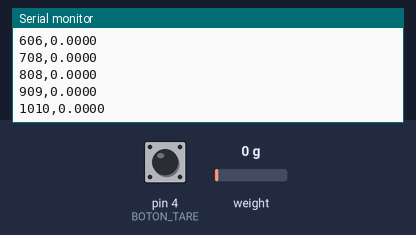
A sketch run on a simulated Arduino Uno, built with avr-gcc and run on an emulated ATmega328P. On the bench: the last lines printed to the serial monitor. The inputs (shaded band) are chosen by the test bench; at power-on: pin 4 (BOTON_TARE) HIGH, weight on the scale 0 g.

Above: at 2.2 s.
2.3 s: pin 4 (BOTON_TARE) pulled LOW for 0.15 s
At 3.4 s:
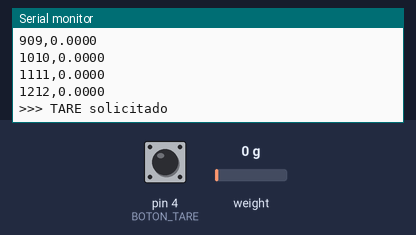
3.9 s: weight on the scale set to 100 g
At 4.02 s:
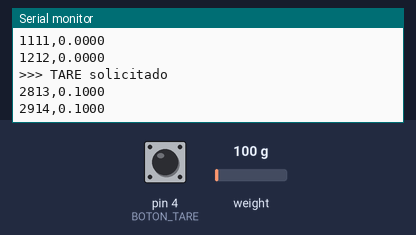
5.4 s: pin 4 (BOTON_TARE) pulled LOW for 1 s
At 6.3 s:
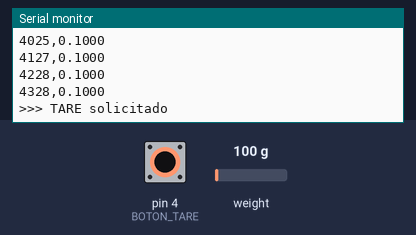
7.9 s: weight on the scale set to 1250 g
At 7.94 s:
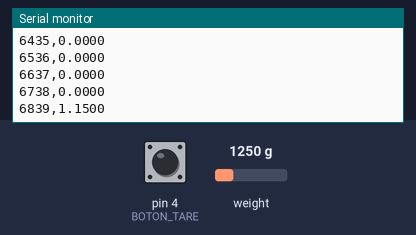
Timing chart, 0 to 10.4 s (numbered marks = the images above; inputs shaded):
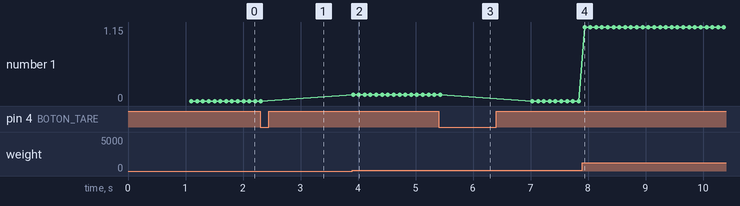

Measured:
- after the input at 2.3 s, the serial monitor: prints a new line at once (image 1)
- after the input at 3.9 s, the serial monitor: prints a new line at once (image 2)
- after the input at 5.4 s, the serial monitor: prints a new line at once (image 3)
- after the input at 7.9 s, the serial monitor: prints a new line at once (image 4)
- plotted number 1: 0 → 0.1 after the input at 3.9 s, 0.1 → 0 after the input at 5.4 s, 0 → 1.15 after the input at 7.9 s

The sketch:

hx711_empuje.ino
```cpp
#include "HX711.h"
#define DT 2
#define SCK 3
#define BOTON_TARE 4

HX711 scale;

//float factor = 7100.0;  // Cambiar tras calibrar
float factor = 8658.36;  // Factor calibrado con 7.265kg

unsigned long t0;
bool tareSolicitado = false;

void setup() {
  Serial.begin(9600);
  pinMode(BOTON_TARE, INPUT_PULLUP);  // Botón entre D4 y GND
  scale.begin(DT, SCK);
  scale.set_gain(128);  // Canal A
  scale.set_scale(factor);
  scale.tare();         // Cero inicial
  t0 = millis();
  Serial.println("Tiempo_ms,Fuerza_kg");  // Encabezado CSV
}

void loop() {
  // Verificar si se presionó el botón de tare
  if (digitalRead(BOTON_TARE) == LOW && !tareSolicitado) {
    tareSolicitado = true;
    Serial.println(">>> TARE solicitado");
    scale.tare();
    delay(500); // Antirebote simple
  } else if (digitalRead(BOTON_TARE) == HIGH) {
    tareSolicitado = false;
  }

  // Si hay datos listos, leer y enviar
  if (scale.is_ready()) {
    unsigned long t = millis() - t0;
    float kg = scale.get_units(1);  // Leer una muestra
    Serial.print(t);
    Serial.print(",");
    Serial.println(kg, 4);  // Cuatro decimales
  }
}
```
